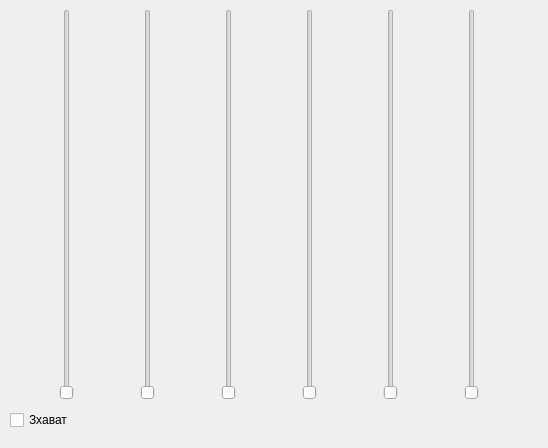
<?xml version="1.0" encoding="UTF-8"?>
<ui version="4.0">
 <class>Form</class>
 <widget class="QWidget" name="Form">
  <property name="geometry">
   <rect>
    <x>0</x>
    <y>0</y>
    <width>548</width>
    <height>448</height>
   </rect>
  </property>
  <property name="windowTitle">
   <string>Form</string>
  </property>
  <widget class="QWidget" name="horizontalLayoutWidget">
   <property name="geometry">
    <rect>
     <x>-1</x>
     <y>9</y>
     <width>541</width>
     <height>391</height>
    </rect>
   </property>
   <layout class="QHBoxLayout" name="horizontalLayout">
    <item>
     <widget class="QSlider" name="verticalSlider">
      <property name="orientation">
       <enum>Qt::Orientation::Vertical</enum>
      </property>
     </widget>
    </item>
    <item>
     <widget class="QSlider" name="verticalSlider_2">
      <property name="orientation">
       <enum>Qt::Orientation::Vertical</enum>
      </property>
     </widget>
    </item>
    <item>
     <widget class="QSlider" name="verticalSlider_3">
      <property name="orientation">
       <enum>Qt::Orientation::Vertical</enum>
      </property>
     </widget>
    </item>
    <item>
     <widget class="QSlider" name="verticalSlider_4">
      <property name="orientation">
       <enum>Qt::Orientation::Vertical</enum>
      </property>
     </widget>
    </item>
    <item>
     <widget class="QSlider" name="verticalSlider_5">
      <property name="orientation">
       <enum>Qt::Orientation::Vertical</enum>
      </property>
     </widget>
    </item>
    <item>
     <widget class="QSlider" name="verticalSlider_6">
      <property name="orientation">
       <enum>Qt::Orientation::Vertical</enum>
      </property>
     </widget>
    </item>
   </layout>
  </widget>
  <widget class="QCheckBox" name="checkBox">
   <property name="geometry">
    <rect>
     <x>10</x>
     <y>410</y>
     <width>86</width>
     <height>20</height>
    </rect>
   </property>
   <property name="text">
    <string>Зхават</string>
   </property>
  </widget>
 </widget>
 <resources/>
 <connections/>
</ui>
